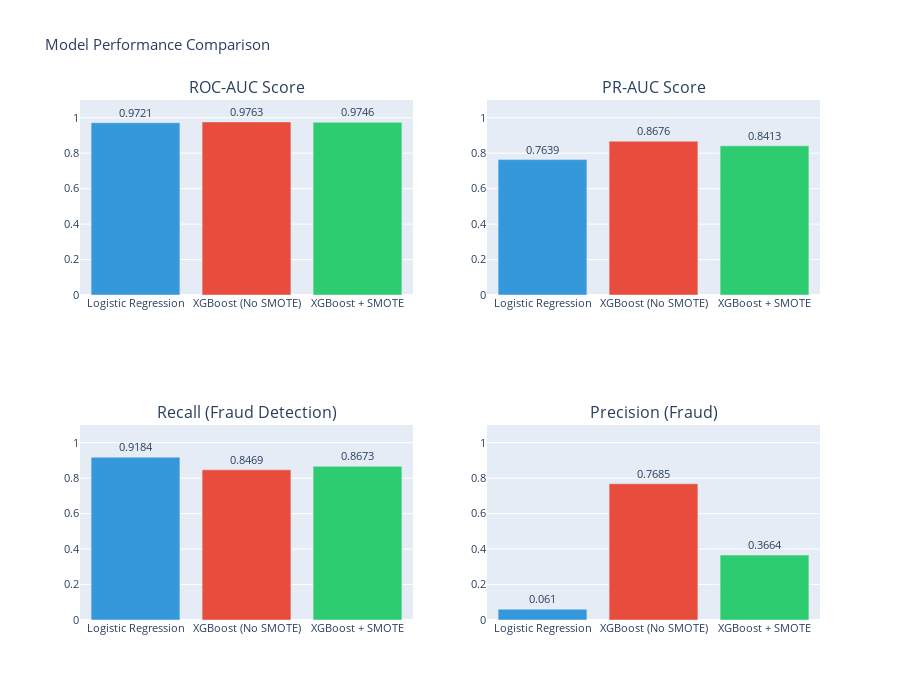

This figure's notebook cell:
### Code cell
# Cell 12: Model Performance Metrics Comparison

fig = make_subplots(
    rows=2,
    cols=2,
    subplot_titles=(
        "ROC-AUC Score",
        "PR-AUC Score",
        "Recall (Fraud Detection)",
        "Precision (Fraud)",
    ),
    specs=[[{"type": "bar"}, {"type": "bar"}], [{"type": "bar"}, {"type": "bar"}]],
)

model_names = results_df["Model"].tolist()
colors = ["#3498db", "#e74c3c", "#2ecc71"]

# ROC-AUC
fig.add_trace(
    go.Bar(
        x=model_names,
        y=results_df["ROC-AUC"],
        marker_color=colors,
        name="ROC-AUC",
        text=results_df["ROC-AUC"].round(4),
        textposition="outside",
    ),
    row=1,
    col=1,
)

# PR-AUC
fig.add_trace(
    go.Bar(
        x=model_names,
        y=results_df["PR-AUC"],
        marker_color=colors,
        name="PR-AUC",
        text=results_df["PR-AUC"].round(4),
        textposition="outside",
    ),
    row=1,
    col=2,
)

# Recall
fig.add_trace(
    go.Bar(
        x=model_names,
        y=results_df["Recall (Fraud)"],
        marker_color=colors,
        name="Recall",
        text=results_df["Recall (Fraud)"].round(4),
        textposition="outside",
    ),
    row=2,
    col=1,
)

# Precision
fig.add_trace(
    go.Bar(
        x=model_names,
        y=results_df["Precision (Fraud)"],
        marker_color=colors,
        name="Precision",
        text=results_df["Precision (Fraud)"].round(4),
        textposition="outside",
    ),
    row=2,
    col=2,
)

fig.update_layout(
    title_text="Model Performance Comparison",
    showlegend=False,
    height=700,
    font=dict(size=11),
)

fig.update_yaxes(range=[0, 1.1])
fig.show()

### Figure 1 — Plotly figure (JSON) as saved in the notebook; plotly's stock layout.template omitted (floating-point values rounded to 4 significant figures)
{"data": [{"marker": {"color": ["#3498db", "#e74c3c", "#2ecc71"]}, "name": "ROC-AUC", "text": [0.9721, 0.9763, 0.9746], "textposition": "outside", "type": "bar", "x": ["Logistic Regression", "XGBoost (No SMOTE)", "XGBoost + SMOTE"], "xaxis": "x", "y": [0.9721, 0.9763, 0.9746], "yaxis": "y"}, {"marker": {"color": ["#3498db", "#e74c3c", "#2ecc71"]}, "name": "PR-AUC", "text": [0.7639, 0.8676, 0.8413], "textposition": "outside", "type": "bar", "x": ["Logistic Regression", "XGBoost (No SMOTE)", "XGBoost + SMOTE"], "xaxis": "x2", "y": [0.7639, 0.8676, 0.8413], "yaxis": "y2"}, {"marker": {"color": ["#3498db", "#e74c3c", "#2ecc71"]}, "name": "Recall", "text": [0.9184, 0.8469, 0.8673], "textposition": "outside", "type": "bar", "x": ["Logistic Regression", "XGBoost (No SMOTE)", "XGBoost + SMOTE"], "xaxis": "x3", "y": [0.9184, 0.8469, 0.8673], "yaxis": "y3"}, {"marker": {"color": ["#3498db", "#e74c3c", "#2ecc71"]}, "name": "Precision", "text": [0.061, 0.7685, 0.3664], "textposition": "outside", "type": "bar", "x": ["Logistic Regression", "XGBoost (No SMOTE)", "XGBoost + SMOTE"], "xaxis": "x4", "y": [0.06098, 0.7685, 0.3664], "yaxis": "y4"}], "layout": {"annotations": [{"font": {"size": 16}, "showarrow": false, "text": "ROC-AUC Score", "x": 0.225, "xanchor": "center", "xref": "paper", "y": 1, "yanchor": "bottom", "yref": "paper"}, {"font": {"size": 16}, "showarrow": false, "text": "PR-AUC Score", "x": 0.775, "xanchor": "center", "xref": "paper", "y": 1, "yanchor": "bottom", "yref": "paper"}, {"font": {"size": 16}, "showarrow": false, "text": "Recall (Fraud Detection)", "x": 0.225, "xanchor": "center", "xref": "paper", "y": 0.375, "yanchor": "bottom", "yref": "paper"}, {"font": {"size": 16}, "showarrow": false, "text": "Precision (Fraud)", "x": 0.775, "xanchor": "center", "xref": "paper", "y": 0.375, "yanchor": "bottom", "yref": "paper"}], "font": {"size": 11}, "height": 700, "showlegend": false, "title": {"text": "Model Performance Comparison"}, "xaxis": {"anchor": "y", "domain": [0, 0.45]}, "xaxis2": {"anchor": "y2", "domain": [0.55, 1]}, "xaxis3": {"anchor": "y3", "domain": [0, 0.45]}, "xaxis4": {"anchor": "y4", "domain": [0.55, 1]}, "yaxis": {"anchor": "x", "domain": [0.625, 1], "range": [0, 1.1]}, "yaxis2": {"anchor": "x2", "domain": [0.625, 1], "range": [0, 1.1]}, "yaxis3": {"anchor": "x3", "domain": [0, 0.375], "range": [0, 1.1]}, "yaxis4": {"anchor": "x4", "domain": [0, 0.375], "range": [0, 1.1]}}}
